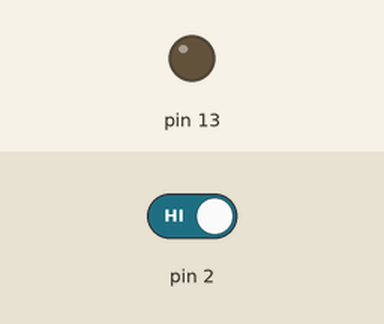
Recording of a sketch running on a simulated Arduino Uno, built with avr-gcc and run on an emulated ATmega328P. On the bench: output pins drawn as LEDs (lit = HIGH). The inputs (shaded band) are chosen by the test bench; at power-on: pin 2 HIGH.

Above: at 1.2 s.
1.3 s: pin 2 driven LOW
At 1.8 s:
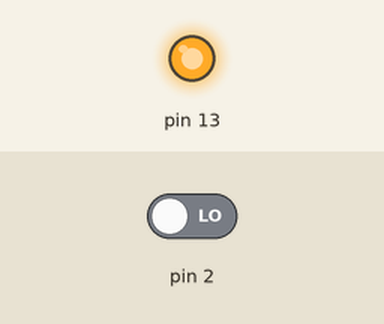
2.8 s: pin 2 driven HIGH
At 4.2 s:
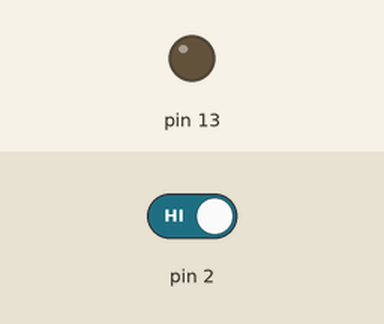
Timing chart, 0 to 5.8 s (numbered marks = the images above; inputs shaded):
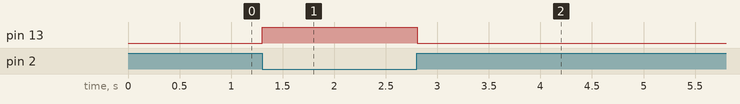

The sketch:

5.1.ino
```cpp
int buttonState = 0;
void setup()
{
  pinMode(2, INPUT);
  pinMode(13, OUTPUT);
}

void loop()
{
  // read the state of the pushbutton
  buttonState = digitalRead(2);
   // check if pushbutton is pressed. if it is, the
  // button state is HIGH
  if (buttonState == LOW) {
    digitalWrite(13, HIGH);
  } else {
    digitalWrite(13, LOW);
  }
  delay(10); // Delay a little bit to improve simulation performance
}
```

Measured:
- after the input at 1.3 s, pin 13: LOW → HIGH at once
- after the input at 2.8 s, pin 13: HIGH → LOW at once
